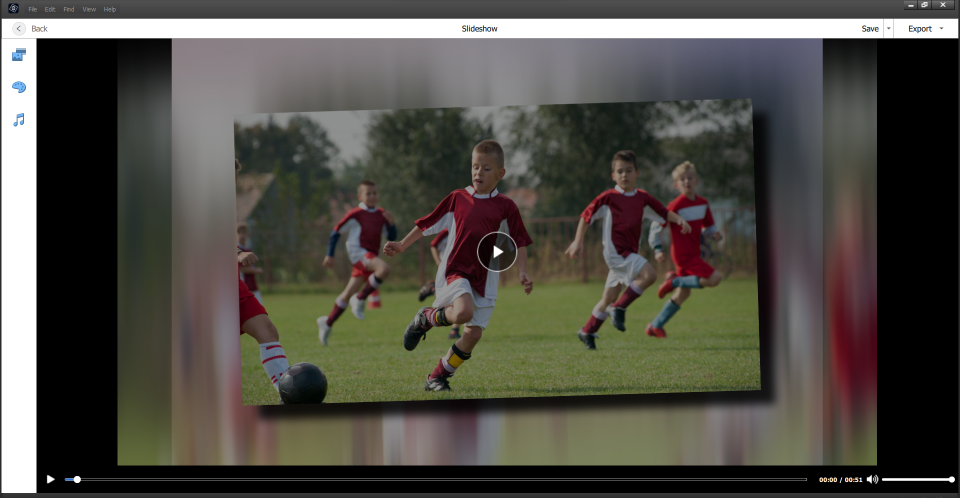
#> input picture test/slideshow.png, 1920 x 996 px (shown at 1/2 size)
$ python crop.py
#> lines starting #> are read from the running program, lines starting #| are printed output that depends on the picture
# Import packages
import cv2
import numpy as np

img = cv2.imread('slideshow.png')
#> img is the input picture: shape (996, 1920, 3); mean B, G, R 70, 77, 79.5
 # Print image shape
# cv2.imshow("original", img)

# Cropping an image
cropped_image = img[0:40,50:160]
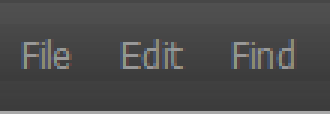
#> cropped_image: shape (40, 110, 3) (shown 3 times larger); mean B, G, R 83.3, 83.3, 83.3
print(cropped_image.shape)
#| (40, 110, 3)
# Display cropped image
# cv2.imshow("cropped", cropped_image)

# # Save the cropped image
# cv2.imwrite("Cropped.jpg", cropped_image)

bigger = cv2.resize(cropped_image, (400, 60))
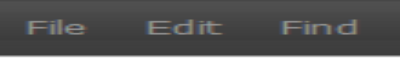
#> bigger: shape (60, 400, 3); mean B, G, R 83.4, 83.3, 83.3
print(bigger.shape)
#| (60, 400, 3)
cv2.imwrite("Cropped.jpg", bigger)
# cv2.imshow("bigger", bigger)
# cv2.waitKey(0)
# cv2.destroyAllWindows()
